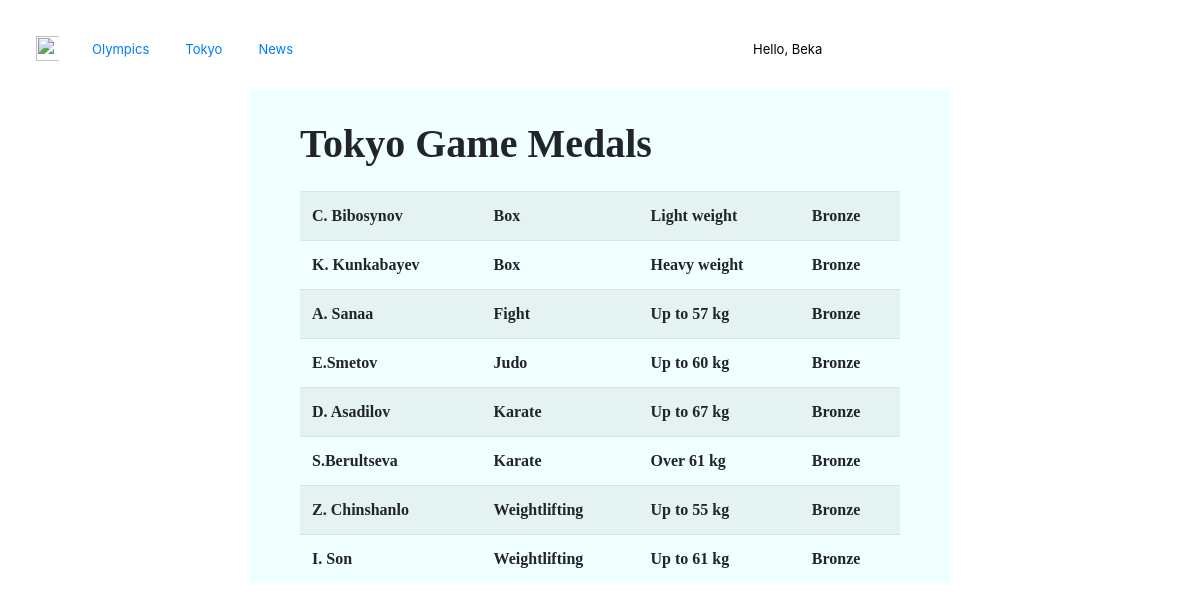
The page /tokyo/ on the database its author committed.
### myapp/models.py (models this page shows)
class Tag(models.Model):
    page = models.CharField(max_length=20)
    title = models.CharField(max_length=20)

class Tokyo(models.Model):
    fullname = models.CharField(max_length=55)
    sport = models.CharField(max_length=55)
    category = models.CharField(max_length=55)
    medal = models.CharField(max_length=55)

### myapp/views.py (the view)
# urls.py: path('tokyo/', views.tokyo),
def tokyo(request):
    return render(request, 'myapp/tokyo.html')

### myapp/templatetags/poll_extras.py (called while the page is built)
@register.simple_tag(name="getcats")
def get_categories():
    return Tokyo.objects.all()

@register.inclusion_tag('myapp/banner.html')
def show_categories():
    tag = Tag.objects.all()
    return {'tag': tag}

### myapp/templates/myapp/tokyo.html (shortened to what this page needs)
{% load poll_extras %}
<!DOCTYPE html>
<html lang="en">
<head>
	<link rel="stylesheet" href="https://cdn.jsdelivr.net/npm/bootstrap@4.6.0/dist/css/bootstrap.min.css">
    <link href="https://cdn.jsdelivr.net/npm/bootstrap-icons@1.5.0/font/bootstrap-icons.css" rel="stylesheet" />
    {% load static %}
    <link type="text/css" href="{% static 'myapp/css/tokyo.css' %}"  rel = "stylesheet"  />
</head>
<body>
    {% show_categories %}
    <div class="page2">
        <h1>Tokyo Game Medals</h1>
        <table class="table table-striped table-hover">
            {% getcats as inf2 %}
            {% for r in inf2 %}
            <tr>
                <th>
                    {{r.fullname}}
                </th>
                <th>{{r.sport}}</th>
                <th>{{r.category}}</th>
                <th>{{r.medal}}</th>
            </tr>
            {% endfor %}
        </table>
    </div>
</body>
</html>

### myapp/templates/myapp/banner.html (shortened to what this page needs)
<div class="content">
    <div class="test">
        <div class = "banner">
            <div><a href = "http://127.0.0.1:8000"><img src="https://st4.depositphotos.com/38197074/41925/v/600/depositphotos_419252276-stock-illustration-initial-letter-vector-logo-icon.jpg" alt="" width="115%" height="85%"></a></div>
            {% for t in tag  %}
            <div><a href="http://127.0.0.1:8000/{{t.page}}/"><text style="font-size: small">{{t.title}}</text></a></div>
            {% endfor %}
            <div style="margin-left:460px">
                <span class="hello-msg">Hello, Beka</span>
            </div>
        </div>
    </div>
</div>

### myapp/static/myapp/css/tokyo.css (style rules this page uses)
* { box-sizing: border-box; }
.content { height: 90px; }
.banner { display: flex; }
.banner div { margin-left: 3%; margin-top: 3%; height:35px; }
.page2 { background-color: rgb(240, 255, 255); margin: 0 250px; padding: 0 50px; font-family: "Trirong", serif; }
.page2 h1 { padding: 30px 0 15px; font-weight: 900; }

### myapp/templates/myapp/banner.html (style rules this page uses)
.hello-msg { font-size: small; color: black; margin-right: 20px; }

### rows shown on the page
Tag: title "Olympics"
Tag: title "Tokyo"
Tag: title "News"
Tokyo: fullname "C. Bibosynov", sport "Box", category "Light weight", medal "Bronze"
Tokyo: fullname "K. Kunkabayev", sport "Box", category "Heavy weight", medal "Bronze"
Tokyo: fullname "A. Sanaa", sport "Fight", category "Up to 57 kg", medal "Bronze"
Tokyo: fullname "E.Smetov", sport "Judo", category "Up to 60 kg", medal "Bronze"
Tokyo: fullname "D. Asadilov", sport "Karate", category "Up to 67 kg", medal "Bronze"
Tokyo: fullname "S.Berultseva", sport "Karate", category "Over 61 kg", medal "Bronze"
Tokyo: fullname "Z. Chinshanlo", sport "Weightlifting", category "Up to 55 kg", medal "Bronze"
Tokyo: fullname "I. Son", sport "Weightlifting", category "Up to 61 kg", medal "Bronze"
